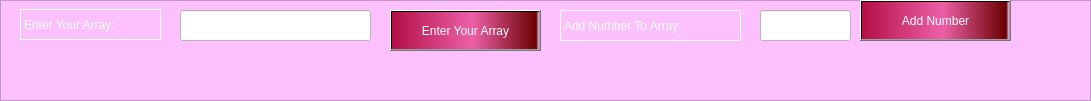
     <widget class="QFrame" name="frame_25">
      <property name="geometry">
       <rect>
        <x>240</x>
        <y>550</y>
        <width>1091</width>
        <height>101</height>
       </rect>
      </property>
      <property name="styleSheet">
       <string notr="true">background-color: rgb(253, 192, 255);</string>
      </property>
      <property name="frameShape">
       <enum>QFrame::StyledPanel</enum>
      </property>
      <property name="frameShadow">
       <enum>QFrame::Raised</enum>
      </property>
      <widget class="QLineEdit" name="lineEdit_4">
       <property name="geometry">
        <rect>
         <x>180</x>
         <y>10</y>
         <width>191</width>
         <height>31</height>
        </rect>
       </property>
       <property name="styleSheet">
        <string notr="true">background-color: rgb(255, 255, 255);</string>
       </property>
       <property name="text">
        <string/>
       </property>
      </widget>
      <widget class="QPushButton" name="pushButton_43">
       <property name="geometry">
        <rect>
         <x>390</x>
         <y>10</y>
         <width>151</width>
         <height>41</height>
        </rect>
       </property>
       <property name="styleSheet">
        <string notr="true">background-color: qlineargradient(spread:pad, x1:0, y1:0, x2:1, y2:0, stop:0 rgba(180, 15, 71, 255), stop:0.55 rgba(236, 96, 167, 255), stop:0.98 rgba(106, 0, 0, 255), stop:1 rgba(0, 0, 0, 0));
font: 87 12pt &quot;Arial Black&quot;;
color: rgb(255, 255, 255);
</string>
       </property>
       <property name="text">
        <string>Enter Your Array</string>
       </property>
      </widget>
      <widget class="QLabel" name="label_54">
       <property name="geometry">
        <rect>
         <x>20</x>
         <y>9</y>
         <width>141</width>
         <height>31</height>
        </rect>
       </property>
       <property name="styleSheet">
        <string notr="true">color: rgb(255, 255, 255);
font: 87 10pt &quot;Arial Black&quot;;</string>
       </property>
       <property name="frameShape">
        <enum>QFrame::Box</enum>
       </property>
       <property name="text">
        <string>Enter Your Array:</string>
       </property>
      </widget>
      <widget class="QLabel" name="label_81">
       <property name="geometry">
        <rect>
         <x>560</x>
         <y>10</y>
         <width>181</width>
         <height>31</height>
        </rect>
       </property>
       <property name="styleSheet">
        <string notr="true">color: rgb(255, 255, 255);
font: 87 10pt &quot;Arial Black&quot;;</string>
       </property>
       <property name="frameShape">
        <enum>QFrame::Box</enum>
       </property>
       <property name="text">
        <string>Add Number To Array:</string>
       </property>
      </widget>
      <widget class="QLineEdit" name="lineEdit_5">
       <property name="geometry">
        <rect>
         <x>760</x>
         <y>10</y>
         <width>91</width>
         <height>31</height>
        </rect>
       </property>
       <property name="styleSheet">
        <string notr="true">background-color: rgb(255, 255, 255);</string>
       </property>
      </widget>
      <widget class="QPushButton" name="pushButton_44">
       <property name="geometry">
        <rect>
         <x>860</x>
         <y>0</y>
         <width>151</width>
         <height>41</height>
        </rect>
       </property>
       <property name="styleSheet">
        <string notr="true">background-color: qlineargradient(spread:pad, x1:0, y1:0, x2:1, y2:0, stop:0 rgba(180, 15, 71, 255), stop:0.55 rgba(236, 96, 167, 255), stop:0.98 rgba(106, 0, 0, 255), stop:1 rgba(0, 0, 0, 0));
font: 87 12pt &quot;Arial Black&quot;;
color: rgb(255, 255, 255);
</string>
       </property>
       <property name="text">
        <string>Add Number</string>
       </property>
      </widget>
     </widget>
